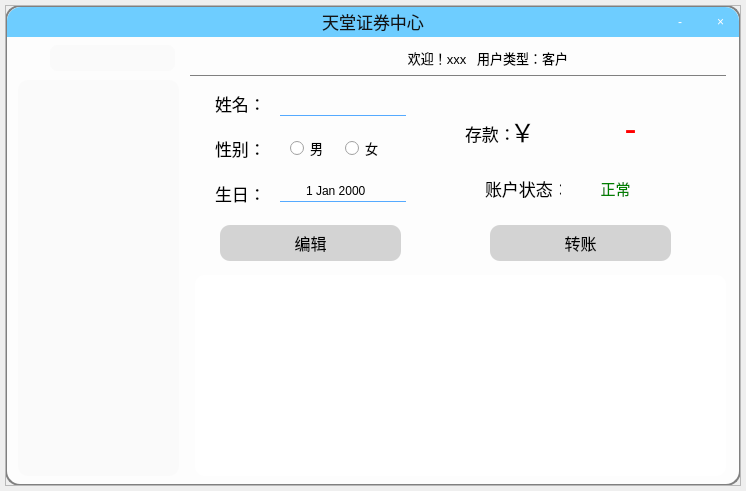
<?xml version="1.0" encoding="UTF-8"?>
<ui version="4.0">
 <class>Index_user</class>
 <widget class="QWidget" name="Index_user">
  <property name="geometry">
   <rect>
    <x>0</x>
    <y>0</y>
    <width>746</width>
    <height>491</height>
   </rect>
  </property>
  <property name="windowTitle">
   <string>天堂证券中心</string>
  </property>
  <widget class="QFrame" name="frame_window">
   <property name="geometry">
    <rect>
     <x>5</x>
     <y>5</y>
     <width>736</width>
     <height>481</height>
    </rect>
   </property>
   <property name="styleSheet">
    <string notr="true">QFrame[objectName=&quot;frame_window&quot;]
{
	border-radius:15px;
}</string>
   </property>
   <property name="frameShape">
    <enum>QFrame::StyledPanel</enum>
   </property>
   <property name="frameShadow">
    <enum>QFrame::Raised</enum>
   </property>
   <widget class="QPushButton" name="btn_close">
    <property name="geometry">
     <rect>
      <x>695</x>
      <y>2</y>
      <width>41</width>
      <height>30</height>
     </rect>
    </property>
    <property name="styleSheet">
     <string notr="true">QPushButton
{
	color:white;
	border-top-right-radius:14px;
	font: 20pt &quot;Calibri&quot;;/*字体*/
	background-color: rgba(255, 255, 255,0);/*背景色*/
	border:0px;
}
QPushButton:hover
{
	background-color: rgba(255, 255, 255,0.5);
	color: rgb(255, 0, 0);
}

</string>
    </property>
    <property name="text">
     <string>×</string>
    </property>
   </widget>
   <widget class="QPushButton" name="btn_minimize">
    <property name="geometry">
     <rect>
      <x>655</x>
      <y>2</y>
      <width>40</width>
      <height>30</height>
     </rect>
    </property>
    <property name="styleSheet">
     <string notr="true">QPushButton
{
	color:white;
	font: 20pt &quot;Calibri&quot;;/*字体*/
	background-color: rgba(255, 255, 255,0);/*背景色*/
	border:0px;
}
QPushButton:hover
{
	background-color: rgba(255, 255, 255,0.5);
	color: rgb(0, 0, 0)
}

</string>
    </property>
    <property name="text">
     <string>-</string>
    </property>
   </widget>
   <widget class="QLabel" name="lbl_title">
    <property name="geometry">
     <rect>
      <x>2</x>
      <y>2</y>
      <width>732</width>
      <height>30</height>
     </rect>
    </property>
    <property name="styleSheet">
     <string notr="true">font:17px;
color:rgb(20,20,20);
padding-bottom:1px;
border-top-left-radius:14px;
border-top-right-radius:14px;
background-color: rgb(110, 205, 255)</string>
    </property>
    <property name="text">
     <string>天堂证券中心</string>
    </property>
    <property name="alignment">
     <set>Qt::AlignCenter</set>
    </property>
   </widget>
   <widget class="QListView" name="lv_members">
    <property name="geometry">
     <rect>
      <x>13</x>
      <y>75</y>
      <width>161</width>
      <height>396</height>
     </rect>
    </property>
    <property name="styleSheet">
     <string notr="true">QListView
{
	border:0px solid gray;
	border-radius:10px;
	background-color: rgb(250, 250, 250);
	outline:0px;
}

QListView::item
{
	height:25px;
	border-radius:10px;
}

QListView::item:hover
{
	background-color: rgb(157, 213, 255);
	height:25px;
	border-radius:10px;
}

QListView::item:selected
{
	background-color: rgb(85, 170, 255);
	border-radius:10px;
	color:black;
}</string>
    </property>
   </widget>
   <widget class="QLineEdit" name="le_search">
    <property name="geometry">
     <rect>
      <x>45</x>
      <y>40</y>
      <width>125</width>
      <height>26</height>
     </rect>
    </property>
    <property name="styleSheet">
     <string notr="true">border:0px solid gray;
border-radius:7px;
padding-left:3px;
padding-bottom:2px;
font:13px;
background-color: rgb(250, 250, 250);</string>
    </property>
    <property name="text">
     <string/>
    </property>
   </widget>
   <widget class="QPushButton" name="btn_trade">
    <property name="geometry">
     <rect>
      <x>485</x>
      <y>220</y>
      <width>181</width>
      <height>36</height>
     </rect>
    </property>
    <property name="styleSheet">
     <string notr="true">QPushButton
{
	border:0px solid gray;
	border-radius:10px;
	background-color: rgb(211, 211, 211);
	font:16px;
}
QPushButton::hover
{
	border:2px solid rgb(0, 170, 255);
}
</string>
    </property>
    <property name="text">
     <string>转账</string>
    </property>
   </widget>
   <widget class="QLabel" name="lbl_name">
    <property name="geometry">
     <rect>
      <x>210</x>
      <y>85</y>
      <width>66</width>
      <height>26</height>
     </rect>
    </property>
    <property name="styleSheet">
     <string notr="true">font:17px;</string>
    </property>
    <property name="text">
     <string>姓名：</string>
    </property>
   </widget>
   <widget class="QLabel" name="lbl_birthday">
    <property name="geometry">
     <rect>
      <x>210</x>
      <y>175</y>
      <width>66</width>
      <height>26</height>
     </rect>
    </property>
    <property name="styleSheet">
     <string notr="true">font:17px;</string>
    </property>
    <property name="text">
     <string>生日：</string>
    </property>
   </widget>
   <widget class="QLabel" name="lbl_state_value">
    <property name="geometry">
     <rect>
      <x>575</x>
      <y>170</y>
      <width>71</width>
      <height>26</height>
     </rect>
    </property>
    <property name="styleSheet">
     <string notr="true">color:green;
font:15px;</string>
    </property>
    <property name="text">
     <string>正常</string>
    </property>
    <property name="alignment">
     <set>Qt::AlignCenter</set>
    </property>
   </widget>
   <widget class="QLabel" name="lbl_money_value">
    <property name="geometry">
     <rect>
      <x>535</x>
      <y>90</y>
      <width>181</width>
      <height>66</height>
     </rect>
    </property>
    <property name="styleSheet">
     <string notr="true">font:36px;
color:rgb(255, 0, 0)</string>
    </property>
    <property name="text">
     <string>-</string>
    </property>
    <property name="alignment">
     <set>Qt::AlignCenter</set>
    </property>
   </widget>
   <widget class="QLineEdit" name="le_name">
    <property name="geometry">
     <rect>
      <x>275</x>
      <y>85</y>
      <width>126</width>
      <height>26</height>
     </rect>
    </property>
    <property name="styleSheet">
     <string notr="true">QLineEdit
{
	
	background-color: rgba(255, 255, 255,0);
	border:1px solid white;
	border-left-color: rgba(255, 255, 255,0);
	border-right-color: rgba(255, 255, 255,0);
	border-top-color: rgba(255, 255, 255,0);
	border-bottom-color: rgb(85, 170, 255);
	font: 15pt &quot;Calibri&quot;;
}

QLineEdit:hover
{
	border-bottom-color: rgba(85, 170, 255,0.6);
}</string>
    </property>
    <property name="alignment">
     <set>Qt::AlignCenter</set>
    </property>
   </widget>
   <widget class="QLabel" name="lbl_money">
    <property name="geometry">
     <rect>
      <x>460</x>
      <y>115</y>
      <width>51</width>
      <height>26</height>
     </rect>
    </property>
    <property name="styleSheet">
     <string notr="true">font:17px;</string>
    </property>
    <property name="text">
     <string>存款：</string>
    </property>
   </widget>
   <widget class="QLabel" name="lbl_state">
    <property name="geometry">
     <rect>
      <x>480</x>
      <y>170</y>
      <width>76</width>
      <height>26</height>
     </rect>
    </property>
    <property name="styleSheet">
     <string notr="true">font:17px;</string>
    </property>
    <property name="text">
     <string>账户状态：</string>
    </property>
   </widget>
   <widget class="QLabel" name="lbl_sex">
    <property name="geometry">
     <rect>
      <x>210</x>
      <y>130</y>
      <width>66</width>
      <height>26</height>
     </rect>
    </property>
    <property name="styleSheet">
     <string notr="true">font:17px;</string>
    </property>
    <property name="text">
     <string>性别：</string>
    </property>
   </widget>
   <widget class="QRadioButton" name="rb_male">
    <property name="geometry">
     <rect>
      <x>285</x>
      <y>130</y>
      <width>51</width>
      <height>26</height>
     </rect>
    </property>
    <property name="styleSheet">
     <string notr="true">font:13px</string>
    </property>
    <property name="text">
     <string>男</string>
    </property>
   </widget>
   <widget class="QRadioButton" name="rb_female">
    <property name="geometry">
     <rect>
      <x>340</x>
      <y>130</y>
      <width>51</width>
      <height>26</height>
     </rect>
    </property>
    <property name="styleSheet">
     <string notr="true">font:13px</string>
    </property>
    <property name="text">
     <string>女</string>
    </property>
   </widget>
   <widget class="QPushButton" name="btn_edit">
    <property name="geometry">
     <rect>
      <x>215</x>
      <y>220</y>
      <width>181</width>
      <height>36</height>
     </rect>
    </property>
    <property name="styleSheet">
     <string notr="true">QPushButton
{
	border:0px solid gray;
	border-radius:10px;
	background-color: rgb(211, 211, 211);
	font:16px;
}
QPushButton::hover
{
	border:2px solid rgb(0, 170, 255);
}
</string>
    </property>
    <property name="text">
     <string>编辑</string>
    </property>
   </widget>
   <widget class="QLabel" name="label_2">
    <property name="geometry">
     <rect>
      <x>505</x>
      <y>103</y>
      <width>31</width>
      <height>46</height>
     </rect>
    </property>
    <property name="styleSheet">
     <string notr="true">font:25px;
</string>
    </property>
    <property name="text">
     <string>￥</string>
    </property>
   </widget>
   <widget class="QDateEdit" name="de_birthday">
    <property name="geometry">
     <rect>
      <x>275</x>
      <y>175</y>
      <width>126</width>
      <height>22</height>
     </rect>
    </property>
    <property name="styleSheet">
     <string notr="true">background-color: rgba(255, 255, 255,0);
border:1px solid white;
border-left-color: rgba(255, 255, 255,0);
border-right-color: rgba(255, 255, 255,0);
border-top-color: rgba(255, 255, 255,0);
border-bottom-color: rgb(85, 170, 255);
font: 15pt &quot;Calibri&quot;;</string>
    </property>
    <property name="alignment">
     <set>Qt::AlignCenter</set>
    </property>
   </widget>
   <widget class="QChartView" name="chart_view" native="true">
    <property name="geometry">
     <rect>
      <x>190</x>
      <y>270</y>
      <width>531</width>
      <height>201</height>
     </rect>
    </property>
    <property name="styleSheet">
     <string notr="true">background-color: rgb(255, 255, 255);
border-radius:10px;</string>
    </property>
   </widget>
   <zorder>lbl_title</zorder>
   <zorder>btn_close</zorder>
   <zorder>btn_minimize</zorder>
   <zorder>lv_members</zorder>
   <zorder>le_search</zorder>
   <zorder>btn_trade</zorder>
   <zorder>lbl_name</zorder>
   <zorder>lbl_birthday</zorder>
   <zorder>lbl_state_value</zorder>
   <zorder>lbl_money_value</zorder>
   <zorder>le_name</zorder>
   <zorder>lbl_money</zorder>
   <zorder>lbl_state</zorder>
   <zorder>lbl_sex</zorder>
   <zorder>rb_male</zorder>
   <zorder>rb_female</zorder>
   <zorder>btn_edit</zorder>
   <zorder>label_2</zorder>
   <zorder>de_birthday</zorder>
   <zorder>chart_view</zorder>
  </widget>
  <widget class="QFrame" name="frame_blur">
   <property name="geometry">
    <rect>
     <x>5</x>
     <y>5</y>
     <width>736</width>
     <height>481</height>
    </rect>
   </property>
   <property name="styleSheet">
    <string notr="true">background-color:rgba(255, 255, 255,0.9);
border:2px solid gray;
border-radius:15px;</string>
   </property>
   <property name="frameShape">
    <enum>QFrame::StyledPanel</enum>
   </property>
   <property name="frameShadow">
    <enum>QFrame::Raised</enum>
   </property>
  </widget>
  <widget class="QLabel" name="lbl_search">
   <property name="geometry">
    <rect>
     <x>18</x>
     <y>48</y>
     <width>23</width>
     <height>23</height>
    </rect>
   </property>
   <property name="styleSheet">
    <string notr="true">border-image:url(Resources/find_25x25.png);</string>
   </property>
   <property name="text">
    <string/>
   </property>
  </widget>
  <widget class="QLabel" name="lbl_welcome">
   <property name="geometry">
    <rect>
     <x>200</x>
     <y>45</y>
     <width>576</width>
     <height>26</height>
    </rect>
   </property>
   <property name="styleSheet">
    <string notr="true">background-color: rgba(85, 255, 255,0);
border:0px;
font: 13px;</string>
   </property>
   <property name="text">
    <string>欢迎！xxx   用户类型：客户</string>
   </property>
   <property name="alignment">
    <set>Qt::AlignCenter</set>
   </property>
  </widget>
  <widget class="QLabel" name="lbl_state_div">
   <property name="geometry">
    <rect>
     <x>190</x>
     <y>75</y>
     <width>536</width>
     <height>1</height>
    </rect>
   </property>
   <property name="styleSheet">
    <string notr="true">background-color: rgba(85, 255, 255,0);
border:1px solid gray;
font: 13px;</string>
   </property>
   <property name="text">
    <string/>
   </property>
   <property name="alignment">
    <set>Qt::AlignCenter</set>
   </property>
  </widget>
  <zorder>frame_blur</zorder>
  <zorder>frame_window</zorder>
  <zorder>lbl_search</zorder>
  <zorder>lbl_welcome</zorder>
  <zorder>lbl_state_div</zorder>
 </widget>
 <layoutdefault spacing="6" margin="11"/>
 <customwidgets>
  <customwidget>
   <class>QChartView</class>
   <extends>QWidget</extends>
   <header>qchartview.h</header>
   <container>1</container>
  </customwidget>
 </customwidgets>
 <resources/>
 <connections>
  <connection>
   <sender>btn_close</sender>
   <signal>clicked()</signal>
   <receiver>Index_user</receiver>
   <slot>btn_close_click()</slot>
   <hints>
    <hint type="sourcelabel">
     <x>727</x>
     <y>24</y>
    </hint>
    <hint type="destinationlabel">
     <x>658</x>
     <y>-11</y>
    </hint>
   </hints>
  </connection>
  <connection>
   <sender>btn_minimize</sender>
   <signal>clicked()</signal>
   <receiver>Index_user</receiver>
   <slot>btn_minimize_click()</slot>
   <hints>
    <hint type="sourcelabel">
     <x>685</x>
     <y>22</y>
    </hint>
    <hint type="destinationlabel">
     <x>609</x>
     <y>-4</y>
    </hint>
   </hints>
  </connection>
  <connection>
   <sender>btn_trade</sender>
   <signal>clicked()</signal>
   <receiver>Index_user</receiver>
   <slot>btn_trade_click()</slot>
   <hints>
    <hint type="sourcelabel">
     <x>536</x>
     <y>236</y>
    </hint>
    <hint type="destinationlabel">
     <x>472</x>
     <y>-6</y>
    </hint>
   </hints>
  </connection>
  <connection>
   <sender>lv_members</sender>
   <signal>clicked(QModelIndex)</signal>
   <receiver>Index_user</receiver>
   <slot>lv_members_click(QModelIndex)</slot>
   <hints>
    <hint type="sourcelabel">
     <x>91</x>
     <y>147</y>
    </hint>
    <hint type="destinationlabel">
     <x>119</x>
     <y>-6</y>
    </hint>
   </hints>
  </connection>
  <connection>
   <sender>btn_edit</sender>
   <signal>clicked()</signal>
   <receiver>Index_user</receiver>
   <slot>btn_edit_click()</slot>
   <hints>
    <hint type="sourcelabel">
     <x>335</x>
     <y>237</y>
    </hint>
    <hint type="destinationlabel">
     <x>314</x>
     <y>-17</y>
    </hint>
   </hints>
  </connection>
 </connections>
 <slots>
  <slot>btn_minimize_click()</slot>
  <slot>btn_close_click()</slot>
  <slot>btn_trade_click()</slot>
  <slot>lv_members_click(QModelIndex)</slot>
  <slot>btn_edit_click()</slot>
 </slots>
</ui>
